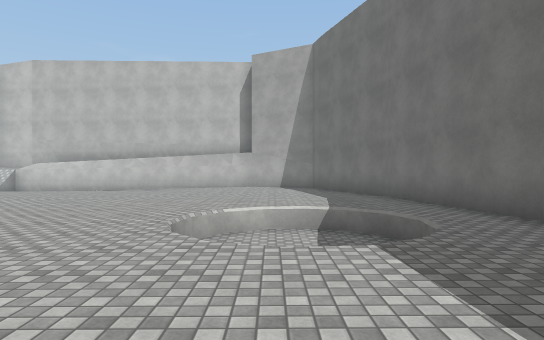
view 1 (above)

16 first-person views from a walk through a 3-D level made in the Unity game engine. The camera is 1.4 m above the floor, looks level and sees 75° across. The floor is counted in squares, 2 m on a side. Each view is taken from the middle of a square. On the plan, view 1 faces up. The plan holds only what a view shows up to about 11 squares ahead; the rest is blank. The place goes on beyond the plan. The player is left out. Surface patterns are stand-ins for the level's own textures.

view 2
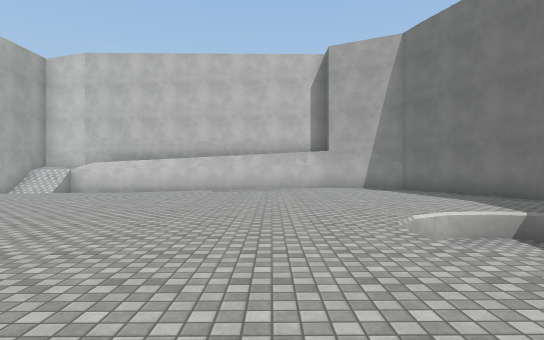

view 3
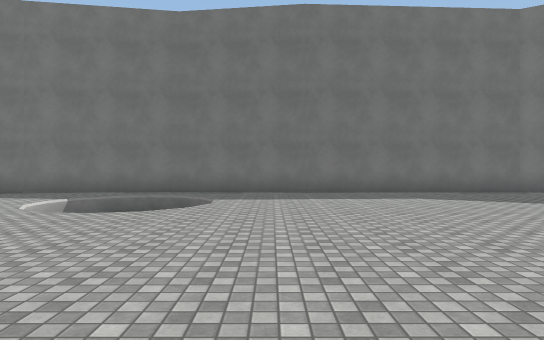

view 4
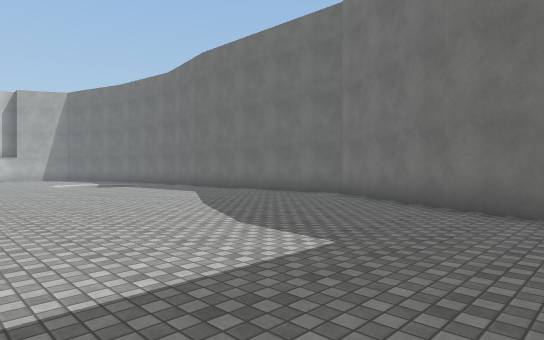

view 5
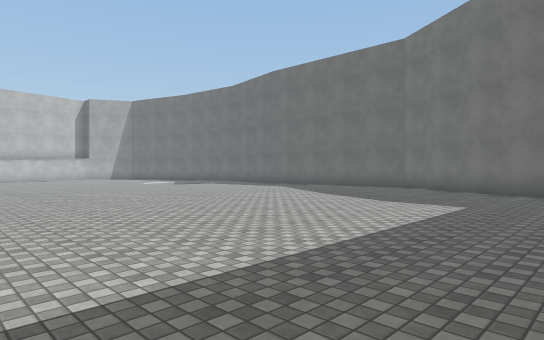

view 6
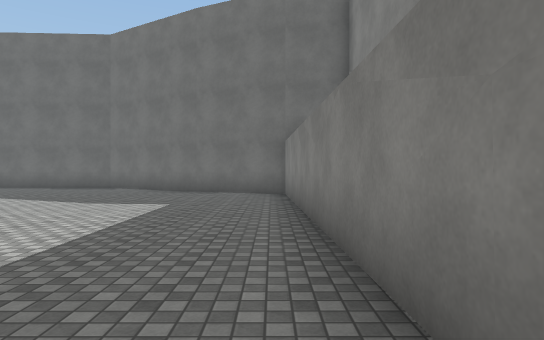

view 7
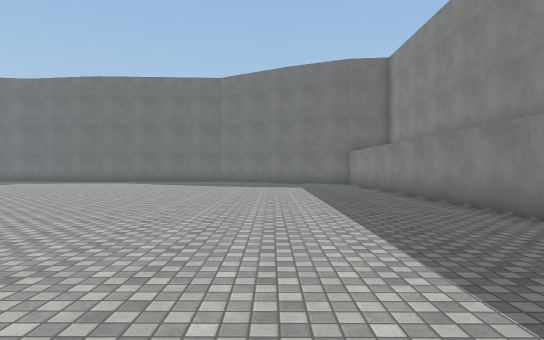

view 8
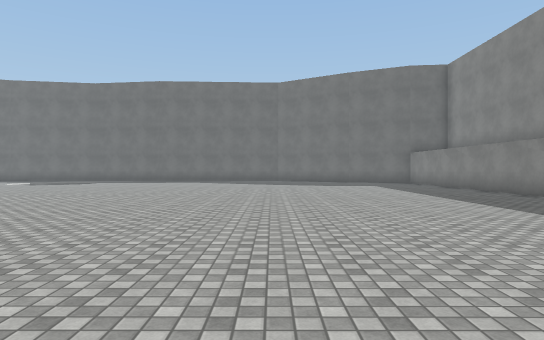

view 9
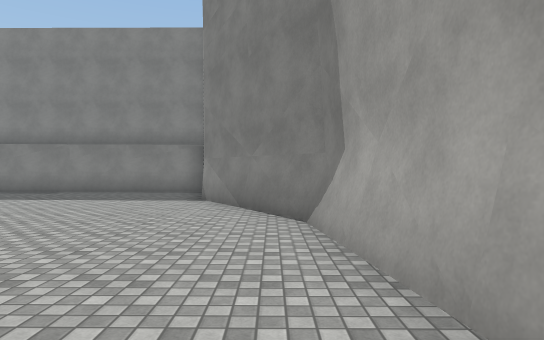

view 10
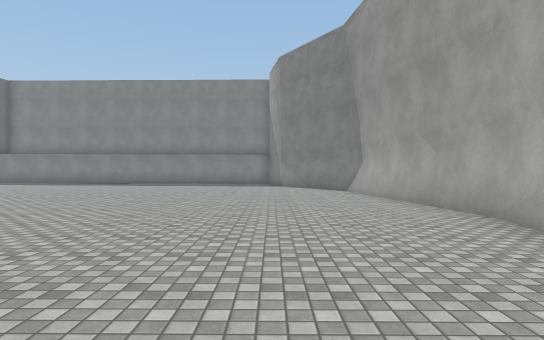

view 11
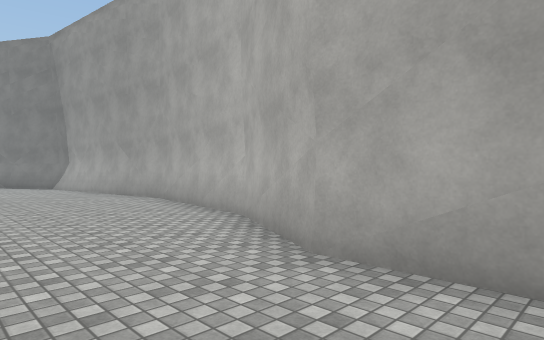

view 12
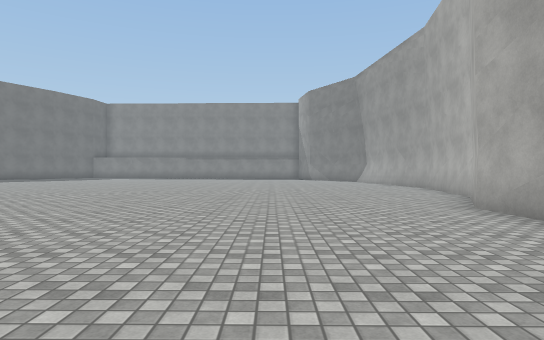

view 13
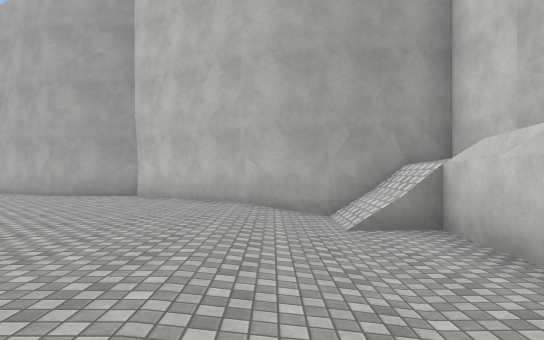

view 14
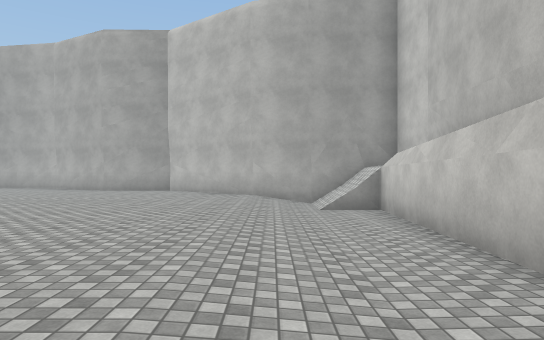

view 15
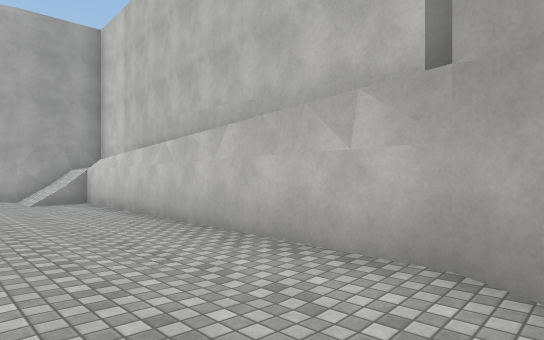

view 16
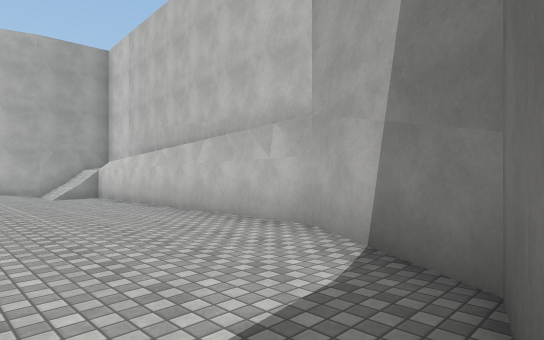

### Floor plan
Key: @ floor where view 1 was taken; # wall or solid block; . main floor; - floor 0.25 m lower than the main floor; _ floor 0.5 m lower than the main floor; : floor 1.5 m higher than the main floor; / step, stairs or slope; v drop or lower ground.
Columns run from 18 left of view 1 to 4 right of it. Each row starts with its distance up from view 1.
 17      ######
 16      #:/   #####
 15      #/____########
 14      #/____-----..###
 13     ##//////---.....#
 12    ##---............##
 11    #---..............#
 10   ##---..............#
  9   #---...............#
  8   #---...............##
  7   #---................#
  6  ##---...........vvvv.#
  5  #---............vvvv.#
  4  #---............v v..#
  3  #---.................#
  2 ##---.................#
  1 #----................##
  0 #----.............@..##
 -1 ##---.................#
 -2  #---.................#
 -3  #---.................#
 -4  #---.................#
 -5  #---.................#
 -6  #----...............##
 -7  ##---...............#
 -8   #---..............##
 -9   ##---.............#
-10     ---............##
-11      --............#
-12     ################

Positions as (right, up) in squares from view 1, and headings:
1: (0, 0), facing up
2: (-3, 1), facing up
3: (-7, 2), facing right
4: (-5, -11), facing up-right
5: (-9, -11), facing up-right
6: (-9, -11), facing right
7: (-15, -8), facing right
8: (-16, -5), facing right
9: (-16, -1), facing down
10: (-14, 6), facing down
11: (-13, 9), facing down-left
12: (-12, 13), facing down
13: (-6, 13), facing left
14: (-3, 13), facing left
15: (0, 12), facing up-left
16: (2, 11), facing up-left
